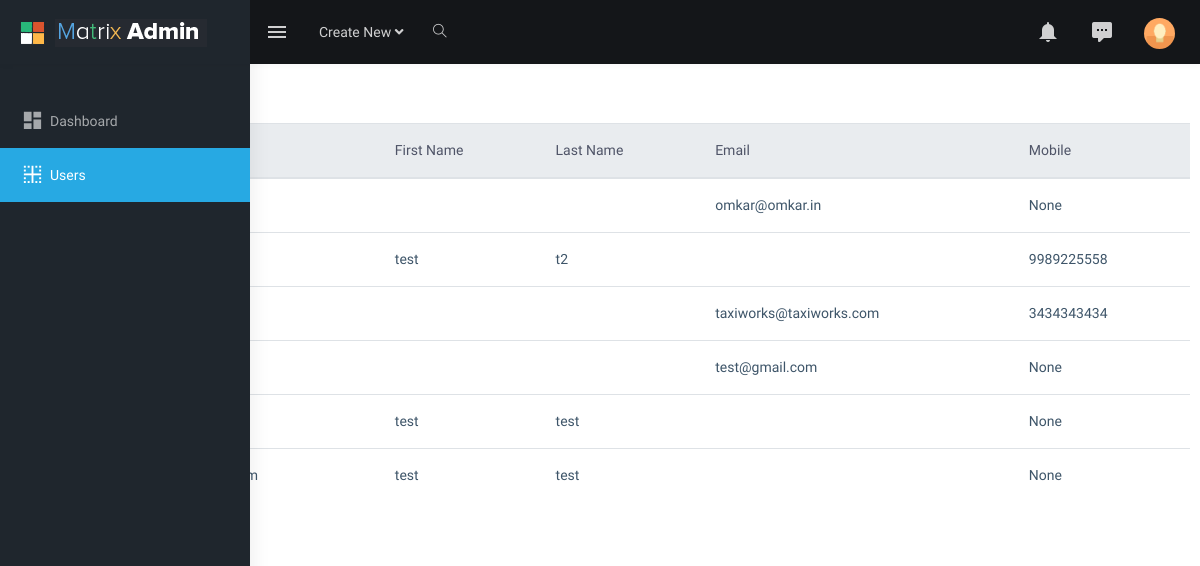
/users/, run on the app's committed database.
### user/models.py (models this page shows)
class User(AbstractUser):
    mobile = models.CharField(max_length=11, null=True, blank=True)
    is_provider = models.BooleanField(default=False)
    is_rider = models.BooleanField(default=False)
    avatar = models.FileField(upload_to='avatars/', null=True, blank=True)

### user/views.py (the view)
# urls.py: path('users/', users, name='users'),
def users(request):
    users = User.objects.all()
    return render(request, "users.html", context={"data": users})

### templates/users.html (shortened to what this page needs)
{% extends 'base/base.html' %}
{% load static %}
{% block css %}
    <link rel="stylesheet" type="text/css" href="{% static 'assets/extra-libs/multicheck/multicheck.css' %}">
    <link href="{% static 'assets/libs/datatables.net-bs4/css/dataTables.bootstrap4.css' %}" rel="stylesheet">
    <link href="{% static 'dist/css/style.min.css' %}" rel="stylesheet">
{% endblock %}
{% block body %}
    <div class="container-fluid">
        <div class="row">
            <div class="col-12">
                <div class="card">
                    <div class="card-body">
                        <h5 class="card-title m-b-0">Static Table With Checkboxes</h5>
                    </div>
                    <div class="table-responsive">
                        <table class="table">
                            <thead class="thead-light">
                                <tr>
                                    <th>
                                    </th>
                                    <th scope="col">UserName</th>
                                    <th scope="col">First Name</th>
                                    <th scope="col">Last Name</th>
                                    <th scope="col">Email</th>
                                    <th scope="col">Mobile</th>
                                </tr>
                            </thead>
                            <tbody class="customtable">
                                {% for records in data %}
                                    <tr>
                                        <th>
                                        </th>
                                        <td>{{ records.username }}</td>
                                        <td>{{ records.first_name }}</td>
                                        <td>{{ records.last_name }}</td>
                                        <td>{{ records.email }}</td>
                                        <td>{{ records.mobile }}</td>
                                    </tr>
                                {% endfor %}
                            </tbody>
                        </table>
                    </div>
                </div>
            </div>
        </div>
    </div>
{% endblock %}

### templates/base/base.html (shortened to what this page needs)
{% load static %}
<!DOCTYPE html>
<html dir="ltr" lang="en">
<head>
    <link href="{% static 'assets/libs/flot/css/float-chart.css' %}" rel="stylesheet">
    <link href="{% static 'dist/css/style.min.css' %}" rel="stylesheet">
    {% block css %} {% endblock %}
</head>
<body>
<div id="main-wrapper">
    {% include 'base/nav.html' %}
    {% include 'base/left_nav.html' %}
    {% block body %}
    {% endblock %}
</div>
</body>
</html>

### templates/base/nav.html (shortened to what this page needs)
{% load static %}
<header class="topbar" data-navbarbg="skin5">
    <nav class="navbar top-navbar navbar-expand-md navbar-dark">
        <div class="navbar-header" data-logobg="skin5">
            <a class="navbar-brand" href="index.html">
                <b class="logo-icon p-l-10">
                    <img src="{% static 'assets/images/logo-icon.png' %}" alt="homepage" class="light-logo" />
                </b>
                <span class="logo-text">
                     <img src="{% static 'assets/images/logo-text.png' %}" alt="homepage" class="light-logo" />
                </span>
            </a>
        </div>
        <div class="navbar-collapse collapse" id="navbarSupportedContent" data-navbarbg="skin5">
            <ul class="navbar-nav float-left mr-auto">
                <li class="nav-item d-none d-md-block"><a class="nav-link sidebartoggler waves-effect waves-light" href="javascript:void(0)" data-sidebartype="mini-sidebar"><i class="mdi mdi-menu font-24"></i></a></li>
                <li class="nav-item dropdown">
                    <a class="nav-link dropdown-toggle" href="#" id="navbarDropdown" role="button" data-toggle="dropdown" aria-haspopup="true" aria-expanded="false">
                        <span class="d-none d-md-block">Create New <i class="fa fa-angle-down"></i></span>
                    </a>
                </li>
                <li class="nav-item search-box"> <a class="nav-link waves-effect waves-dark" href="javascript:void(0)"><i class="ti-search"></i></a>
                </li>
            </ul>
            <ul class="navbar-nav float-right">
                <li class="nav-item dropdown">
                    <a class="nav-link dropdown-toggle waves-effect waves-dark" href="" data-toggle="dropdown" aria-haspopup="true" aria-expanded="false"> <i class="mdi mdi-bell font-24"></i>
                    </a>
                </li>
                <li class="nav-item dropdown">
                    <a class="nav-link dropdown-toggle waves-effect waves-dark" href="" id="2" data-toggle="dropdown" aria-haspopup="true" aria-expanded="false"> <i class="font-24 mdi mdi-comment-processing"></i>
                    </a>
                </li>
                <li class="nav-item dropdown">
                    <a class="nav-link dropdown-toggle text-muted waves-effect waves-dark pro-pic" href="" data-toggle="dropdown" aria-haspopup="true" aria-expanded="false"><img src="{% static 'assets/images/users/1.jpg' %}" alt="user" class="rounded-circle" width="31"></a>
                </li>
            </ul>
        </div>
    </nav>
</header>

### templates/base/left_nav.html
{% load static %}
<aside class="left-sidebar" data-sidebarbg="skin5">
    <div class="scroll-sidebar">
        <nav class="sidebar-nav">
            <ul id="sidebarnav" class="p-t-30">
                <li class="sidebar-item"> <a class="sidebar-link waves-effect waves-dark sidebar-link" href="index.html" aria-expanded="false"><i class="mdi mdi-view-dashboard"></i><span class="hide-menu">Dashboard</span></a></li>
                <li class="sidebar-item"> <a class="sidebar-link waves-effect waves-dark sidebar-link" href="{% url 'users' %}" aria-expanded="false"><i class="mdi mdi-border-inside"></i><span class="hide-menu">Users</span></a></li>
            </ul>
        </nav>
    </div>
</aside>

### data on the page
User: email "omkar@omkar.in", mobile "None"
User: first_name "test", last_name "t2", mobile "9989225558"
User: email "taxiworks@taxiworks.com", mobile "3434343434"
User: email "test@gmail.com", mobile "None"
User: first_name "test", last_name "test", mobile "None"
User: first_name "test", last_name "test", mobile "None"
